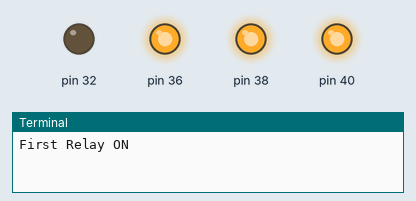
The program below on a simulated Raspberry Pi (header pin numbers). Shown: output pins drawn as LEDs (lit = HIGH), the last lines printed to the terminal. At 11.0 s the program stops and its outputs stay as they are.

Above: at 0.1 s.
At 2.1 s:
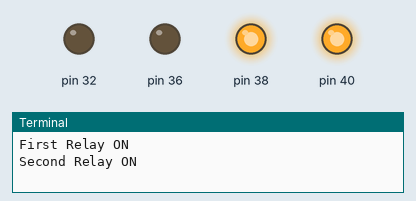
At 4.1 s:
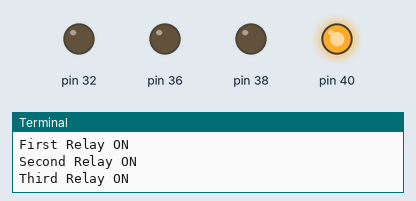
At 6.1 s:
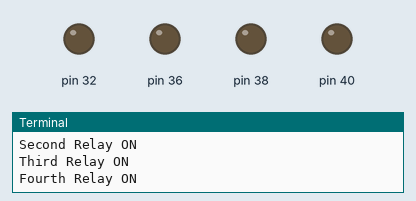
Timing chart, 0 to 7.6 s (numbered marks = the images above):
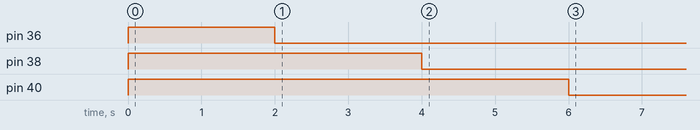

Measured:
- by itself, pin 36: LOW → HIGH at 0.00 s, → LOW 2.0 s later
- by itself, pin 38: LOW → HIGH at 0.00 s, → LOW 4.0 s later
- by itself, pin 40: LOW → HIGH at 0.00 s, → LOW 6.0 s later

The program:

relay4pins.py
```python
import RPi.GPIO as GPIO
import time
GPIO.setmode(GPIO.BOARD)

GPIO.setup(32,GPIO.OUT)
GPIO.output(32,GPIO.HIGH)

GPIO.setup(36,GPIO.OUT)
GPIO.output(36,GPIO.HIGH)

GPIO.setup(38,GPIO.OUT)
GPIO.output(38,GPIO.HIGH)

GPIO.setup(40,GPIO.OUT)
GPIO.output(40,GPIO.HIGH)

try:
    GPIO.output(32,GPIO.LOW)
    print("First Relay ON")
    time.sleep(2)
    GPIO.output(36,GPIO.LOW)
    print("Second Relay ON")
    time.sleep(2)
    GPIO.output(38,GPIO.LOW)
    print("Third Relay ON")
    time.sleep(2)
    GPIO.output(40,GPIO.LOW)
    print("Fourth Relay ON")
    time.sleep(5)
    GPIO.cleanup()
    print("ALL OFF ... GOOD BYE !!!")

except KeyboardInterrupt:
    print("QUIT")
    GPIO.cleanup()
```
